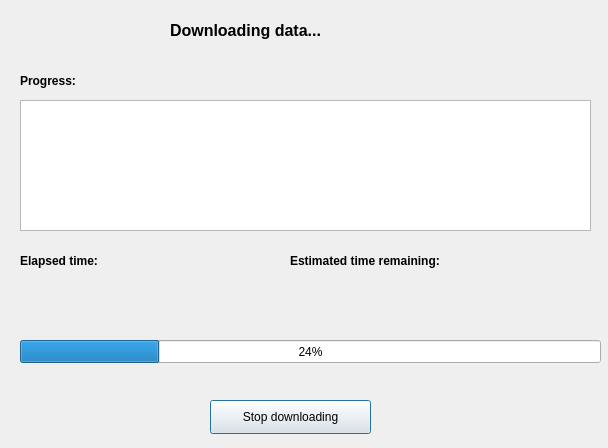
<?xml version="1.0" encoding="UTF-8"?>
<ui version="4.0">
 <class>Dialog</class>
 <widget class="QDialog" name="Dialog">
  <property name="geometry">
   <rect>
    <x>0</x>
    <y>0</y>
    <width>608</width>
    <height>448</height>
   </rect>
  </property>
  <property name="windowTitle">
   <string>Downloading Data</string>
  </property>
  <widget class="QProgressBar" name="dl_progressBar">
   <property name="geometry">
    <rect>
     <x>20</x>
     <y>340</y>
     <width>581</width>
     <height>23</height>
    </rect>
   </property>
   <property name="value">
    <number>24</number>
   </property>
  </widget>
  <widget class="QLabel" name="label_2">
   <property name="geometry">
    <rect>
     <x>20</x>
     <y>250</y>
     <width>121</width>
     <height>21</height>
    </rect>
   </property>
   <property name="font">
    <font>
     <weight>75</weight>
     <bold>true</bold>
    </font>
   </property>
   <property name="text">
    <string>Elapsed time:</string>
   </property>
  </widget>
  <widget class="QLabel" name="label_3">
   <property name="geometry">
    <rect>
     <x>290</x>
     <y>250</y>
     <width>241</width>
     <height>21</height>
    </rect>
   </property>
   <property name="font">
    <font>
     <weight>75</weight>
     <bold>true</bold>
    </font>
   </property>
   <property name="text">
    <string>Estimated time remaining:</string>
   </property>
  </widget>
  <widget class="QLabel" name="label_4">
   <property name="geometry">
    <rect>
     <x>20</x>
     <y>70</y>
     <width>121</width>
     <height>21</height>
    </rect>
   </property>
   <property name="font">
    <font>
     <weight>75</weight>
     <bold>true</bold>
    </font>
   </property>
   <property name="text">
    <string>Progress:</string>
   </property>
  </widget>
  <widget class="QTextBrowser" name="textBrowser">
   <property name="geometry">
    <rect>
     <x>20</x>
     <y>100</y>
     <width>571</width>
     <height>131</height>
    </rect>
   </property>
  </widget>
  <widget class="QLabel" name="label_5">
   <property name="geometry">
    <rect>
     <x>170</x>
     <y>20</y>
     <width>251</width>
     <height>21</height>
    </rect>
   </property>
   <property name="font">
    <font>
     <pointsize>12</pointsize>
     <weight>75</weight>
     <bold>true</bold>
    </font>
   </property>
   <property name="text">
    <string>Downloading data...</string>
   </property>
  </widget>
  <widget class="QPushButton" name="pushButton">
   <property name="geometry">
    <rect>
     <x>210</x>
     <y>400</y>
     <width>161</width>
     <height>34</height>
    </rect>
   </property>
   <property name="text">
    <string>Stop downloading</string>
   </property>
  </widget>
 </widget>
 <resources/>
 <connections/>
</ui>
